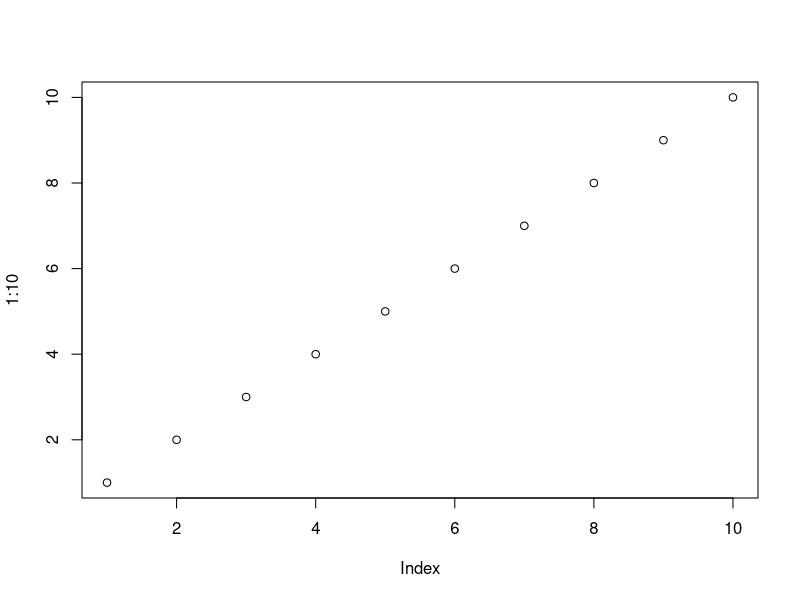
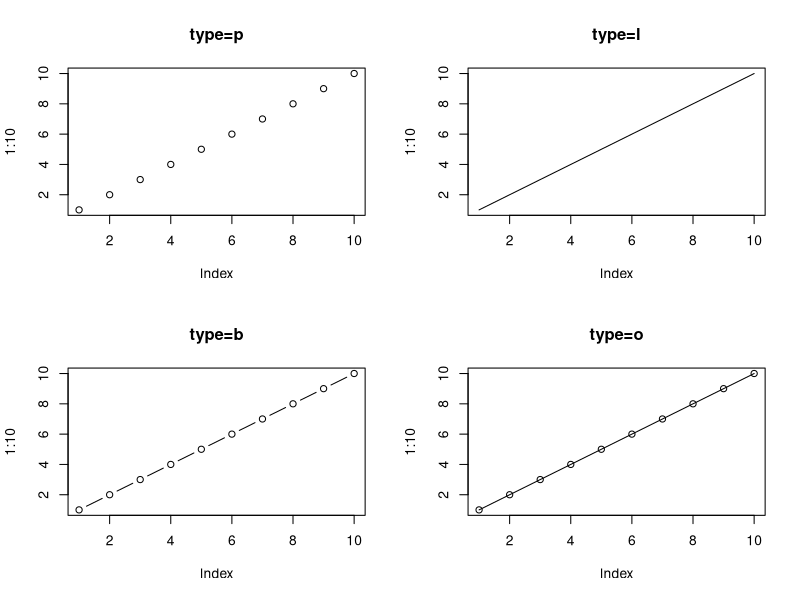
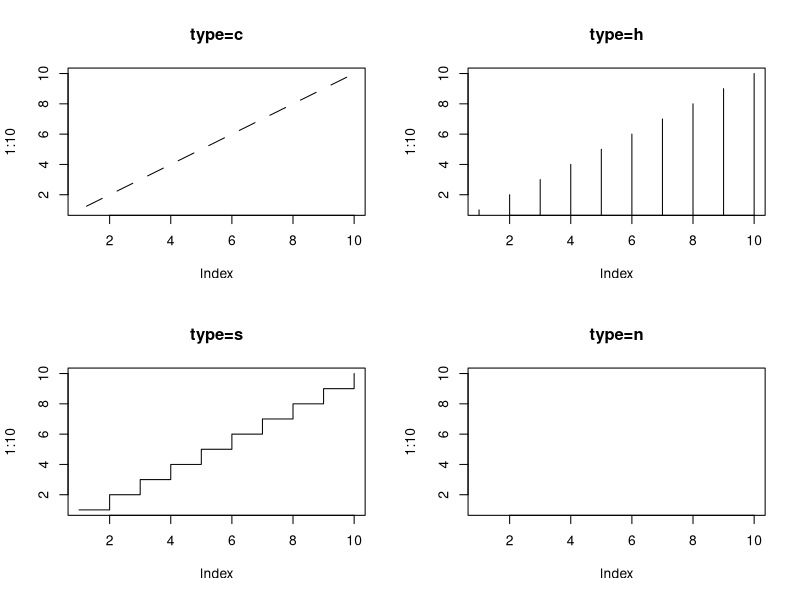
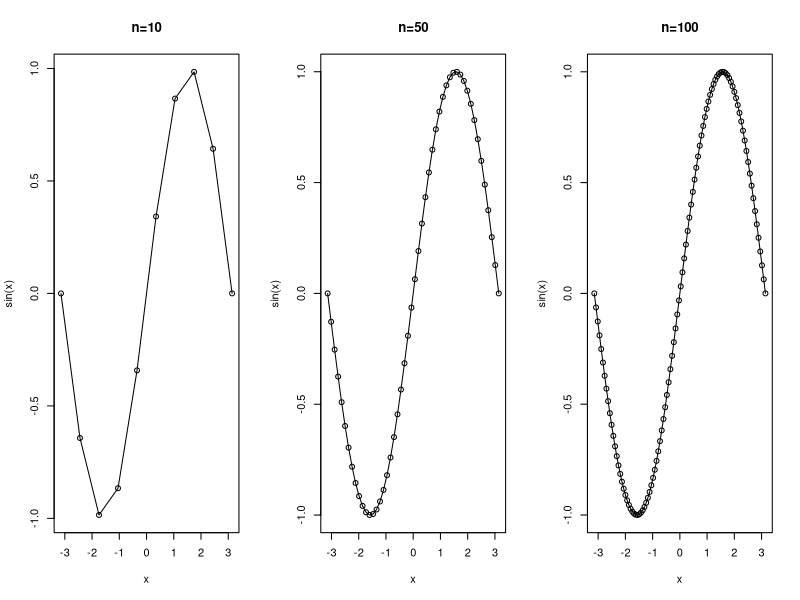
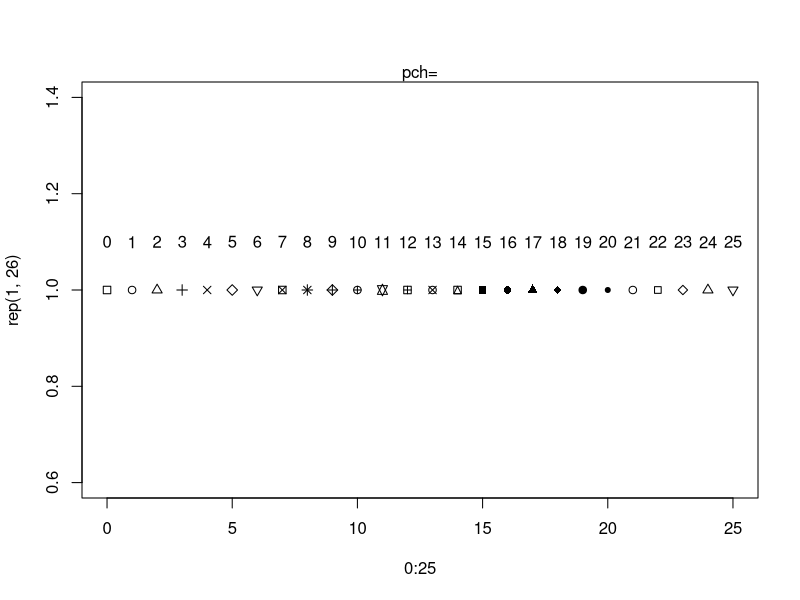
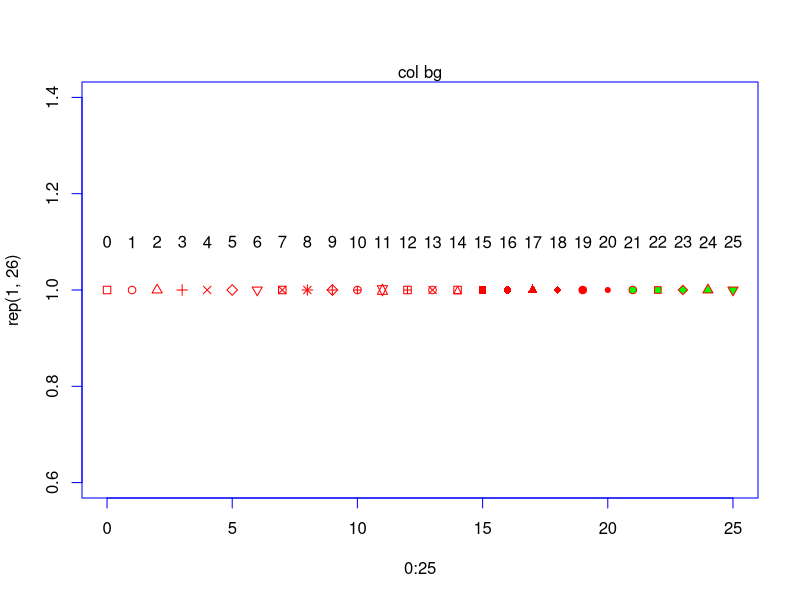
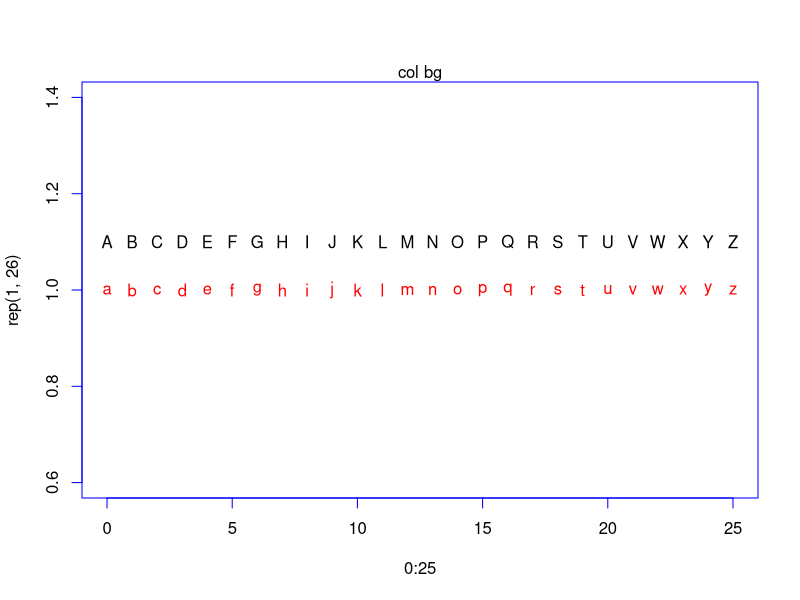
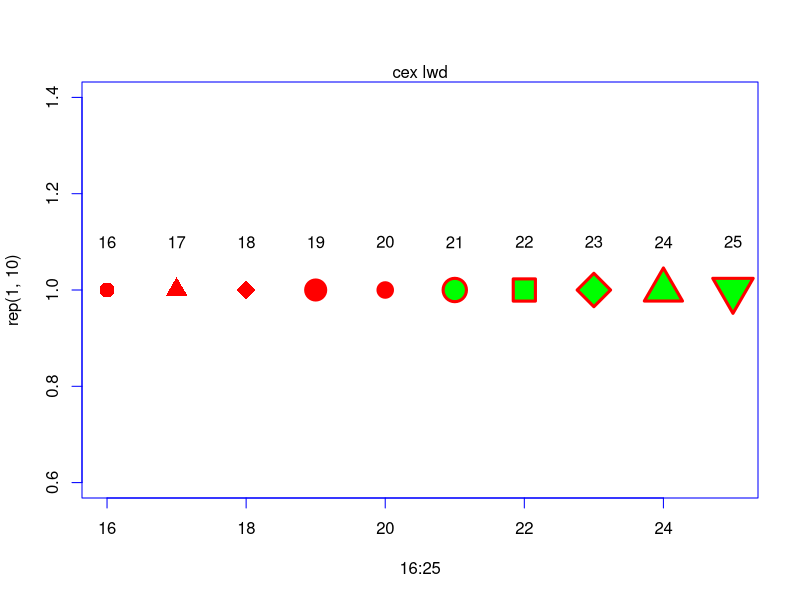

Write R code to recreate these figures, in order.
## ---- chunk 1
#| context: setup
#| warning: false
library(tidyverse)
plot(1:10)
## ---- chunk 2
# 比较不同绘图参数的作用
com_par <- function(fun, parname, pars, ...) {
  npars <- length(pars)
  mfrow <- case_when(
    npars < 4 ~ c(1, npars),
    npars == 4 ~ c(2,2),
    npars < 7 ~ c(2, 3),
    npars < 10 ~ c(3, 3),
    npars < 17 ~ c(4, 4),
    TRUE ~ c(4, 5)
  )
  op <- par(mfrow = mfrow)
  walk(pars, function(par) {
    do.call(fun, c(list(...), setNames(list(par), parname),list(main=sprintf('%s=%s',parname,par))))
  })
  par(op)
}
## ---- chunk 3
parname='type'
pars=c('p','l','b','o','c','h','s','n')

com_par(plot,parname,pars[1:4],1:10)
com_par(plot,parname,pars[5:8],1:10)
## ---- chunk 4
com_par(curve,'n',c(10,50,100),expr(sin),from=-pi,to=pi,type='o')
## ---- chunk 5
plot(0:25,rep(1,26),pch=0:25)
text(0:25,rep(1.1,26),labels=0:25)
mtext('pch=')
## ---- chunk 6
plot(0:25,rep(1,26),pch=0:25,col='red',bg='green',fg='blue')
text(0:25,rep(1.1,26),labels=0:25)
mtext('col bg')
plot(0:25,rep(1,26),pch=letters,col='red',bg='green',fg='blue')
text(0:25,rep(1.1,26),labels=LETTERS)
mtext('col bg')
## ---- chunk 7
plot(16:25,rep(1,10),pch=16:25,col='red',bg='green',fg='blue',cex=seq(2,4,length=10),lwd=3)
text(16:25,rep(1.1,10),labels=16:25)
mtext('cex lwd')
## ---- chunk 8
# border type
com_par(plot,'bty',c('o','l','7','n',']','c'),1:10,fg='red',xaxt = 'n',yaxt='n')
## ---- chunk 9
plot(1,type='n',xlim=1:2,ylim=c(0.5,7.5),xlab='',ylab='',main='lty=')
for(i in 1:7) {
  abline(h=i,lty=i,col='red',lwd=2)
}
## ---- chunk 10
od<-par(bg='skyblue',fg='red')
plot(1:10)
par(bg='salmon')
plot(1:10)
par(od)
plot(1:10)
## ---- chunk 11
plot(1:10)
box(which='plot',col=1,lwd=4)
plot(1:10)
box(which='figure',col=2,lwd=4)
plot(1:10)
box(which='inner',col=3,lwd=4)
plot(1:10)
box(which='outer',col=4,lwd=4)

## ---- chunk 12
od<-par(mar=c(1,2,3,0),oma=c(1,1,1,1),bg='skyblue',fg='salmon')
plot(1:10,main='mar=c(1,2,3,0)')
box(col="forestgreen")
par(mar=c(1,0,1,0))
plot(1:10,main='mar=c(1,0,1,0)')
par(od)
plot(1:10)
## ---- chunk 13
plot(1:10)
for(i in 1:4)mtext(text=paste0('side,col,font=',i),i,col=i,font=i)

plot(1:10)
for(i in 1:4)mtext(text=paste0('side=',i,',line=',i-3),side=i,line=i-3)
## ---- chunk 14
symbols(1:3,rep(1,3),circles = 1:3)
symbols(1:3,rep(1,3),circles = 1:3*10)
symbols(1:3,rep(1,3),circles = 1:3,inches = T)
symbols(1:3,rep(1,3),circles = 1:3/100,inches = F)
## ---- chunk 15
symbols(x=runif(10),y=runif(10),squares = rep(.05,10),fg='gray',bg=rainbow(10),inches = F,lwd=5)
## ---- chunk 16
symbols(x=1:4,rep(1,4),thermometers = cbind(rep(1,4),1:4,1:4/4),fg='tomato',bg='skyblue',col='green')
symbols(x=1:4,rep(1,4),thermometers = cbind(1:4,rep(1,4),1:4/4),fg='tomato',bg='skyblue',col='green')
symbols(x=1:4,rep(1,4),thermometers = cbind(rep(1,4),rep(1,4),rep(.8,4)),fg='tomato',bg='skyblue',col='green')
## ---- chunk 17
symbols(x=1:4,y=rep(1,4),rectangles = cbind(1:4,4:1),bg='skyblue')
symbols(x=1:4,y=rep(1,4),rectangles = cbind(1:4,4:1),bg=1:4)
## ---- chunk 18
symbols(1:5,rep(1,5),stars=matrix(rep(.5,15),nrow=5),inches = F,bg='salmon')
points(1:5,rep(1,5),pch=3)
## ---- chunk 19
symbols(1:5,rep(3,5),stars=matrix(rep(.5,5*3),nrow=5),bg=3,inches = F)
points(1:5,rep(1,5),pch=3)
symbols(1:5,rep(4,5),stars=matrix(rep(.5,5*4),nrow=5),bg=4,inches = F)
points(1:5,rep(1,5),pch=3)
symbols(1:5,rep(5,5),stars=matrix(rep(.5,5*5),nrow=5),bg=5,inches = F)
points(1:5,rep(1,5),pch=3)
symbols(1:5,rep(6,5),stars=matrix(rep(.5,5*6),nrow=5),bg=6,inches = F)
points(1:5,rep(1,5),pch=3)
## ---- chunk 20
symbols(1,1,boxplots=cbind(1,1,1,2,.5),col='gray',fg='salmon',bg='skyblue',lwd=4)
## ---- chunk 21
plot(1,typ='n',xlim=c(0,10),ylim=c(0,10))
symbols(1,2,squares=0.5,bg=1,add=T,inches = T)
symbols(2,2,squares=1,bg=2,add=T,inches = T)
symbols(1,8,squares=.5,bg=1,add=T,cex=.5)
symbols(1,8,squares=.5,bg=2,add=T,cex=.5,inches = F)
symbols(2,8,squares=.5,bg=3,add=T,cex=1,inches = F)
symbols(4,8,squares=1/2.54,bg=4,add=T,cex=1,inches = F)
symbols(5,8,squares=1,bg=5,add=T,cex=1,inches = F)
grid()

## ---- chunk 22
plot(1,type='n',xlim=c(1,5),ylim=c(1,5))
text(3,3,'default',col=1,cex=1)
text(2,2,'adj=c(0,0)',col=2,cex=1,adj=c(0,0))
text(2,4,'adj=c(0,1)',col=3,cex=1,adj=c(0,1))
text(4,2,'adj=c(1,0)',col=4,cex=1,adj=c(1,0))
text(4,4,'adj=c(1,1)',col=5,cex=1,adj=c(1,1))
grid()
points(c(2,2,4,4),c(2,4,2,4),pch=3,cex=5)

## ---- chunk 23
# 创建一个矩阵
z <- matrix(1:12, nrow = 3, byrow = TRUE)
z
# 绘制热图
image(z, main = "Simple Matrix Heatmap")
image(t(z[3:1,]), main = "Simple Matrix Heatmap")
## ---- chunk 24
library(mvtnorm)

# 参数设置
mu <- c(0, 0)  # 均值向量
sigma <- matrix(c(1, 0.8, 0.8, 1), nrow = 2)  # 协方差矩阵

# 生成数据
x <- seq(-3, 3, length.out = 100)
y <- seq(-3, 3, length.out = 100)
z <- outer(x, y, function(x, y) dmvnorm(cbind(x, y), mean = mu, sigma = sigma))
image(z,asp=1)
image(z,col=c('skyblue','white','tomato'))
contour(x, y, z, main = "Bivariate Normal Distribution Contour",
        xlab = "X", ylab = "Y",asp=1)
## ---- chunk 25
# 矩阵数据
z <- matrix(runif(100, 0, 1), nrow = 10)

# 自定义颜色
custom_colors <- colorRampPalette( palette.colors(3,palette = 'Set3'))(20)

# 绘制
image(z, col = custom_colors, zlim = c(0, 1), main = "Custom Heatmap")
## ---- chunk 26
plot(1:20,y=rep(1,20),pch=23,bg=1:20,cex=3)
text(1:20,y=rep(1.1,20),1:20)
plot(1:8,y=rep(1,8),pch=23,bg=1:8,cex=3)
text(1:8,y=rep(1.1,8),1:8)

## ---- chunk 27
text=unlist(strsplit('R语言与可视化',""))
plot(seq_along(text),y=rep(1,length(text)),pch=21,bg=seq_along(text),cex=10,xlim=c(0.5,length(text)+.5),bty='o',xaxt='n',yaxt='n',xlab='',ylab='',mar=rep(0,4))
text(seq_along(text),y=rep(1,length(text)),text,col='white',cex=2)


## ---- chunk 28
plot_text<-function(text,pch=21,cex1=5,cex2=2){
  text=unlist(strsplit(text,""))
  plot(seq_along(text),y=rep(1,length(text)),pch=pch,bg=seq_along(text),cex=cex1,srt=-45,xlim=c(0.5,length(text)+.5),bty='n',xaxt='n',yaxt='n',xlab='',ylab='')
  for(i in seq_along(text)){
    text(i,y=1,text[i],col='white',cex=cex2,srt=runif(1,-10,10))
  }
}
plot_text('R语言与可视化',21,7,1)
plot_text('R语言与可视化',22,7,1)
plot_text('R语言与可视化',23,7,1)
plot_text('R语言与可视化',24,7,1)
plot_text('R语言与可视化',25,7,1)
## ---- chunk 29
od<-par(mar=c(0,0,0,0))
length(colors())
colors<-colors()[1:625]
symbols(x=rep(1:25,each=25),y=rep(1:25,25),squares = rep(.5,25*25),bg=colors,inches = F,xlab='',ylab='',xaxt='n',yaxt='n',bty='n')
colors<-sample(colors(),625)
symbols(x=rep(1:25,each=25),y=rep(1:25,25),squares = rep(.5,25*25),bg=colors,inches = F,xlab='',ylab='',xaxt='n',yaxt='n',bty='n')
par(od)
## ---- chunk 30
plot(1:8,pch=15,cex=7,col=palette())
## ---- chunk 31
## color swatches for palette.colors()
palette.swatch <- function(palette = palette.pals(), n = 8, nrow = 8,
                           border = "black", cex = 1, ...)
{
     cols <- sapply(palette, palette.colors, n = n, recycle = TRUE)
     ncol <- ncol(cols)
     nswatch <- min(ncol, nrow)
     op <- par(mar = rep(0.1, 4),
               mfrow = c(1, min(5, ceiling(ncol/nrow))),
               cex = cex, ...)
     on.exit(par(op))
     while (length(palette)) {
        subset <- seq_len(min(nrow, ncol(cols)))
        plot.new()
        plot.window(c(0, n), c(0.25, nrow + 0.25))
        y <- rev(subset)
        text(0, y + 0.1, palette[subset], adj = c(0, 0))
        y <- rep(y, each = n)
        rect(rep(0:(n-1), n), y, rep(1:n, n), y - 0.5,
             col = cols[, subset], border = border)
        palette <- palette[-subset]
        cols    <- cols [, -subset, drop = FALSE]
     }
}

palette.swatch()
## ---- chunk 32
dotchart(1:12,labels=month.abb,pch=21,bg=1:12,pt.cex=3)
## ---- chunk 33
class(VADeaths)
VADeaths
rownames(VADeaths)
colnames(VADeaths)
dotchart(VADeaths)
dotchart(t(VADeaths))
## ---- chunk 34
stem(rnorm(100))
